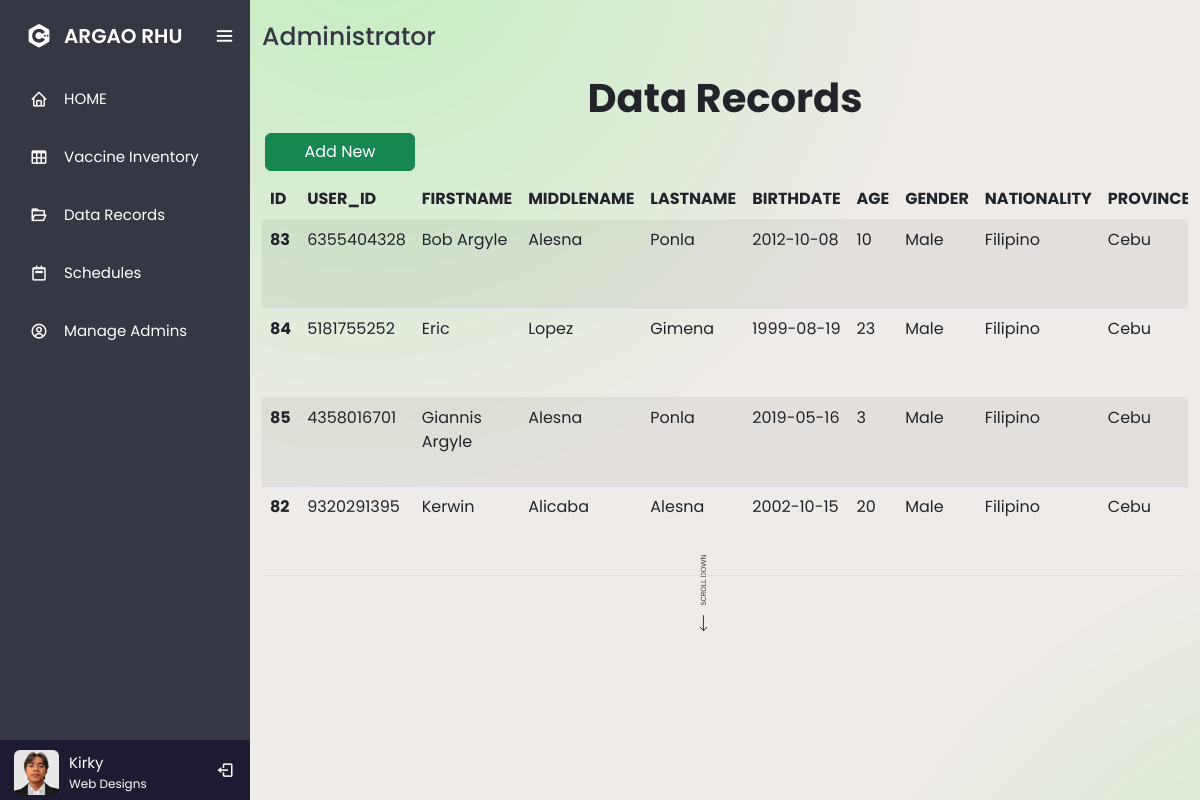
Page /view/_dataRecords.php (signed in) on the committed database.
### tables this page shows
CREATE TABLE `records` (
  `id` bigint(20) NOT NULL,
  `user_id` bigint(20) NOT NULL,
  `fname` varchar(100) NOT NULL,
  `mname` varchar(100) NOT NULL,
  `lname` varchar(100) NOT NULL,
  `birthdate` date DEFAULT NULL,
  `age` varchar(100) NOT NULL,
  `gender` varchar(100) NOT NULL,
  `nationality` varchar(100) NOT NULL,
  `province` varchar(100) NOT NULL,
  `city` varchar(100) NOT NULL,
  `barangay` varchar(100) NOT NULL,
  `sitio` varchar(100) NOT NULL,
  `username` varchar(100) NOT NULL,
  `password` varchar(100) NOT NULL,
  `date` timestamp NOT NULL DEFAULT current_timestamp() ON UPDATE current_timestamp()
);

### view/_dataRecords.php (called while the page is built)
<?php
	include("../php_components/header_admin.php");
?>
<?php
	include("../php_components/dataRecords.php");
?>
<?php
	include("../php_components/footer_admin.php");
?>

### php_components/dataRecords.php (shortened to what this page needs)
<section class="home-section">
    <div class="container">
      <div class="text">Administrator</div>
      <div class="pageTitle">
        <h1><b>Data Records</b></h1>
      </div>
      <div class="row">
          <div class="col-12">
              <button type="button" style="width: 150px;" id="addButtons" class="btn btn-success" data-bs-toggle="modal" data-bs-target="#addnew">
                Add New
              </button>
              <div class="table-responsive">
                <table id="example" class="table table-striped" style="margin-top:20px;">
                    <thead>
                        <th>ID</th>
                        <th>USER_ID</th>
                        <th>FIRSTNAME</th>
                        <th>MIDDLENAME</th>
                        <th>LASTNAME</th>
                        <th>BIRTHDATE</th>
                        <th>AGE</th>
                        <th>GENDER</th>
                        <th>NATIONALITY</th>
                        <th>PROVINCE </th>
                    </thead>
                    <tbody>
                        <?php
                            $database = new Connection();
                            $db = $database->open();
                            try{
                                $sql = 'SELECT * FROM records ORDER BY fname';
                                foreach ($db->query($sql) as $row) {
                                    ?>
                                    <tr id="toHover">
                                        <th><?php echo $row['id']; ?></th>
                                        <td><?php echo $row['user_id']; ?></td>
                                        <td><?php echo $row['fname']; ?></td>
                                        <td><?php echo $row['mname']; ?></td>
                                        <td><?php echo $row['lname']; ?></td>
                                        <td><?php echo $row['birthdate']; ?></td>
                                        <td><?php echo $row['age']; ?></td>
                                        <td><?php echo $row['gender']; ?></td>
                                        <td><?php echo $row['nationality']; ?></td>
                                        <td><?php echo $row['province']; ?></td>
                                    </tr>
                                    <?php
                                }
                            }
                            catch(PDOException $e){
                                echo "There is some problem in connection: " . $e->getMessage();
                            }
                        ?>
                    </tbody>
                </table>
              </div>
          </div>
      </div>
    </div>
  </section>

### css/allAdminStyles.css (style rules this page uses)
* { margin: 0; padding: 0; box-sizing: border-box; font-family: "Poppins" , sans-serif; }
.home-section { margin-left: 78px; background-image: url("../images/bg.png"); background-repeat: no-repeat; background-attachment: fixed; background-fit: cover; min-height: 100vh; top: 0; left: 78px; width: calc(100% - 78px); transition:all 0.5 ease; z-index: 2; }
.sidebar.open ~ .home-section { margin-left:250px; width: calc(100% - 250px); }
.home-section .text { display: inline-block; color: #353842; font-size: 25px; font-weight: 500; margin-top: 18px; margin-bottom: 18px; }
.btn { margin: 3px; }
.table-responsive { margin-top: -15px; }
#addButtons { width: 100%; }
.pageTitle { text-align: center; }
#inputBox, { width: 92%; margin-left: 4%; margin-right: 4%; }

### rows in the picture
records: id "83", user "6355404328", fname "Bob Argyle", mname "Alesna", lname "Ponla", birthdate "2012-10-08", age "10", gender "Male", nationality "Filipino", province "Cebu"
records: id "84", user "5181755252", fname "Eric", mname "Lopez", lname "Gimena", birthdate "1999-08-19", age "23", gender "Male", nationality "Filipino", province "Cebu"
records: id "85", user "4358016701", fname "Giannis Argyle", mname "Alesna", lname "Ponla", birthdate "2019-05-16", age "3", gender "Male", nationality "Filipino", province "Cebu"
records: id "82", user "9320291395", fname "Kerwin", mname "Alicaba", lname "Alesna", birthdate "2002-10-15", age "20", gender "Male", nationality "Filipino", province "Cebu"
